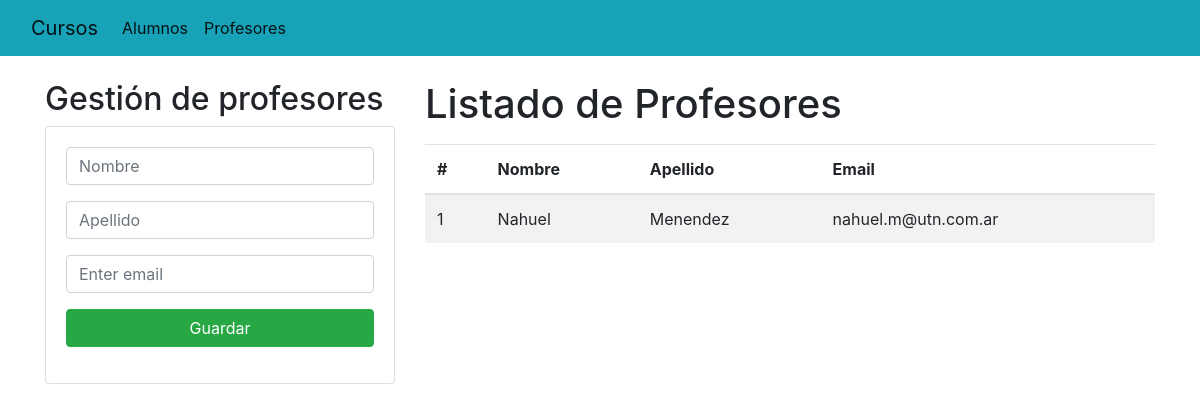
The page /profesores/ on the database its author committed.
### Academico/models.py (models this page shows, shortened)
class Profesor(models.Model):
    nombre= models.CharField(max_length=30)
    apellido= models.CharField(max_length=30)
    email= models.EmailField()
    profesion= models.CharField(max_length=30)

### Academico/views.py (the view)
# urls.py: path('profesores/', views.homeProfesor),
def homeProfesor(request):
    profesores = Profesor.objects.all()
    return render(request, "gestionProfesores.html", {"profesores": profesores})

### Academico/templates/gestionProfesores.html (shortened to what this page needs)
{% extends "./base.html" %}
{% block body %}
    <div class="row">
        <div class="col-sm-12 col-md-6 col-lg-4 col-xl-4">
            <h2>Gestión de profesores</h2>
            <div class="card">
            <div class="card-body">
                <form action="/registrarProfesor/" method="POST"> {% csrf_token %}
                    <div class="form-group">
                        <input type="text" id="txtNombreProfesor" name="txtNombreProfesor" class="form-control" placeholder="Nombre"
                             maxlength="50" required>
                    </div>
                    <div class="form-group">
                        <input type="text" id="txtApellidoProfesor" name="txtApellidoProfesor" class="form-control" placeholder="Apellido"
                            maxlength="50" required>
                    </div>
                    <div class="form-group">
                        <input type="email" class="form-control" id="txtEmail" name="txtEmail" aria-describedby="emailHelp" placeholder="Enter email">
                      </div>
                    <div class="form-group">
                        <button type="submit" class="btn btn-success btn-block text-white">Guardar</button>
                    </div>
                </form>
                </div>
            </div>
        </div>
        <div class="col-sm-12 col-md-6 col-lg-8 col-xl-8">
            <h1>Listado de Profesores</h1>
            <div class="table-responsive py-2">
                <table class="table table-striped">
                    <thead>
                        <tr>
                            <th>#</th>
                            <th>Nombre</th>
                            <th>Apellido</th>
                            <th>Email</th>
                        </tr>
                    </thead>
                    <tbody>
                        {% for p in profesores %}
                        <tr>
                            <td>{{forloop.counter}}</td>
                            <td>{{p.nombre}}</td>
                            <td>{{p.apellido}}</td>
                            <td>{{p.email}}</td>
                        </tr>
                        {% endfor %}
                    </tbody>
                </table>
            </div>
        </div>
    </div>
{% endblock %}

### rows shown on the page
Profesor: nombre "Nahuel", apellido "Menendez", email "nahuel.m@utn.com.ar"
